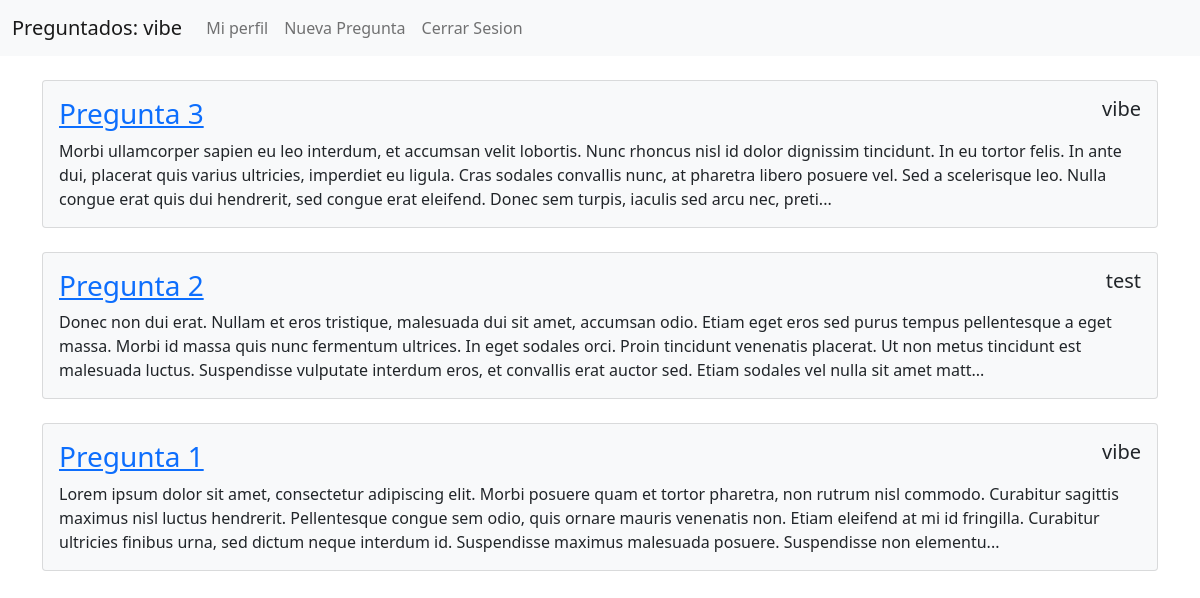
Before: / (signed in) with the older database file.
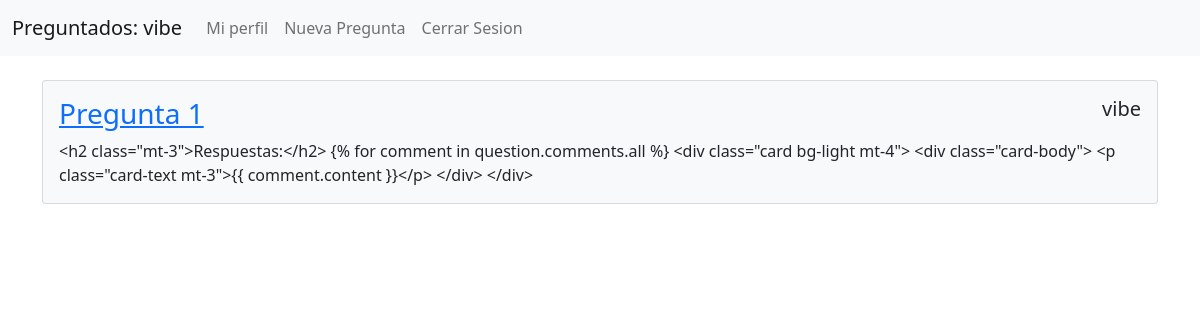
After: the same page with the newer database file.
### questions/models.py (models this page shows, shortened)
class Question(models.Model):
    title = models.CharField(max_length=255)
    content = models.TextField()
    author = models.ForeignKey(settings.AUTH_USER_MODEL, on_delete=models.SET_NULL, null=True)
    created_at = models.DateTimeField(auto_now_add=True)
    updated_at = models.DateTimeField(auto_now=True)

### users/models.py (models this page shows)
class PreguntadosUser(AbstractUser):
    about_me = models.CharField(max_length=255, blank=True, null=True)
    avatar = models.ImageField(blank=True)

### questions/views.py (the view)
# urls.py: path('', HomeView.as_view(), name='home-view'),
class HomeView(LoginRequiredMixin, View):
    template_name = 'questions/home.html'
    def get_context(self):
        asks = Question.objects.all().order_by('-created_at')
        context = {
            'asks': asks,
        }
        return context
    def get(self, request, *args, **kwargs):
        return render(request, self.template_name, self.get_context())

### templates/questions/home.html (shortened to what this page needs)
{% extends 'base/master.html' %}
{% block content %}
{% for ask in asks %}
<div class="card bg-light mt-4">
    <div class="card-body">
        <div class="d-flex justify-content-between">
            <a href="{% url 'question-detail' ask.id %}">
                <h3 class="card-title">
                    {{ ask.title }}
                </h3>
            </a>
            <h5 class="card-title">
                {{ ask.author|default_if_none:"" }}
            </h5>
        </div>
        <p class="card-text">{{ ask.content|truncatechars:400 }}</p>
    </div>
</div>
{% endfor %}
{% endblock %}

Changed rows visible on the page:
removed Question: title "Pregunta 3", author "vibe", content "Morbi ullamcorper sapien eu leo interdum, et accumsan velit lobortis. Nunc rhoncus nisl id dolor dignissim tincidunt. In eu tortor felis. In ante dui, placerat quis varius ultricies, imperdiet eu ligula. Cras sodales convallis nunc, at pharetra libero posuere vel. Sed a scelerisque leo. Nulla congue erat quis dui hendrerit, sed congue erat eleifend. Donec sem turpis, iaculis sed arcu nec, preti..."
removed Question: title "Pregunta 2", author "test", content "Donec non dui erat. Nullam et eros tristique, malesuada dui sit amet, accumsan odio. Etiam eget eros sed purus tempus pellentesque a eget massa. Morbi id massa quis nunc fermentum ultrices. In eget sodales orci. Proin tincidunt venenatis placerat. Ut non metus tincidunt est malesuada luctus. Suspendisse vulputate interdum eros, et convallis erat auctor sed. Etiam sodales vel nulla sit amet matt..."
changed Question "Pregunta 1": content "Lorem ipsum dolor sit amet, consectetur adipiscing elit. Morbi posuere quam et tortor pharetra, non rutrum nisl commodo. Curabitur sagittis maximus nisl luctus hendrerit. Pellentesque congue sem odio, quis ornare mauris venenatis non. Etiam eleifend at mi id fringilla. Curabitur ultricies finibus urna, sed dictum neque interdum id. Suspendisse maximus malesuada posuere. Suspendisse non elementu..." → "<h2 class=\"mt-3\">Respuestas:</h2> {% for comment in question.comments.all %} <div class=\"card bg-light mt-4\"> <div class=\"card-body\"> <p class=\"card-text mt-3\">{{ comment.content }}</p> </div> </div>"
